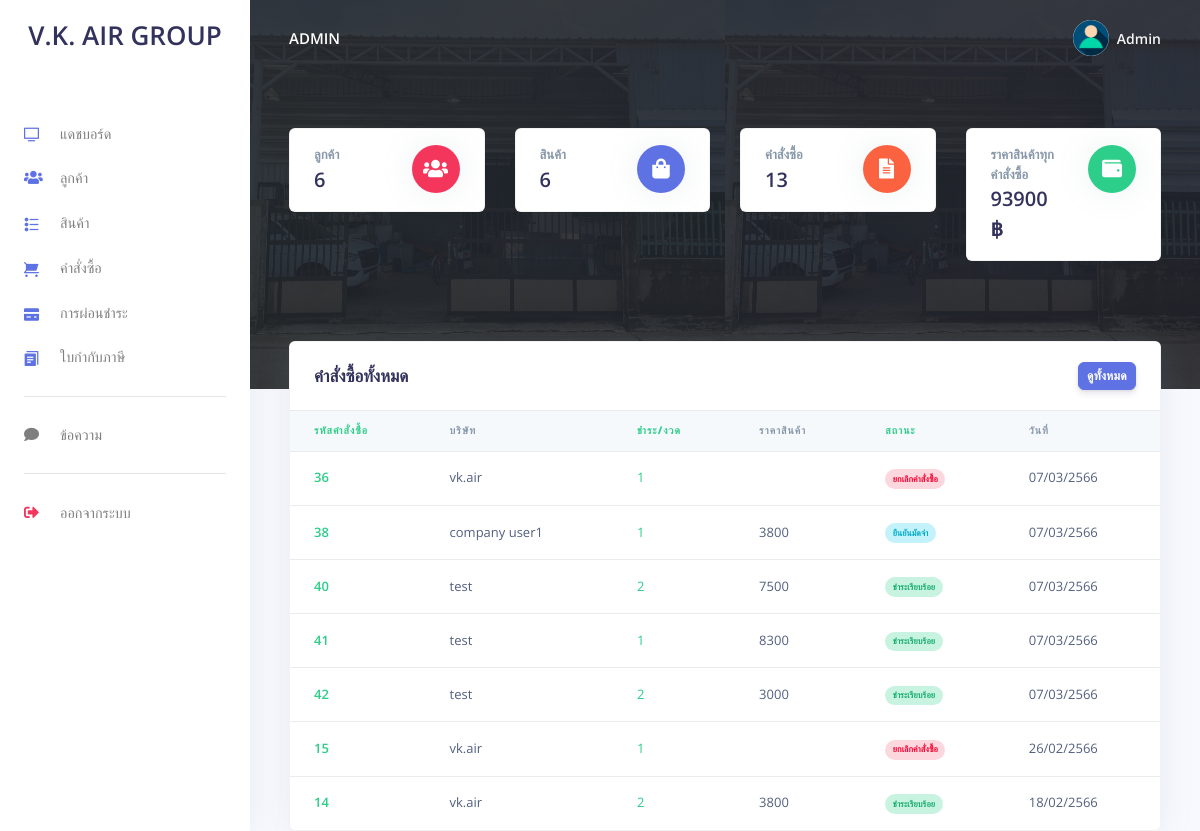
Page /admin/dashboard.php (signed in) on the committed database.
### tables this page shows
CREATE TABLE `users` (
  `user_id` int(11) NOT NULL,
  `unique_id` int(255) NOT NULL,
  `name` varchar(255) NOT NULL,
  `email` varchar(255) NOT NULL,
  `password` varchar(255) NOT NULL,
  `number` varchar(255) NOT NULL,
  `urole` varchar(255) NOT NULL
);

CREATE TABLE `orders` (
  `order_id` int(11) NOT NULL,
  `user_id` int(10) NOT NULL,
  `name` varchar(255) NOT NULL,
  `number` varchar(255) NOT NULL,
  `sub_district` varchar(255) NOT NULL,
  `district` varchar(255) NOT NULL,
  `province` varchar(255) NOT NULL,
  `postcode` varchar(255) NOT NULL,
  `details` varchar(255) DEFAULT NULL,
  `setup_date` varchar(255) NOT NULL,
  `pay_qty` varchar(50) NOT NULL,
  `order_date` date NOT NULL,
  `pay_status` varchar(255) NOT NULL,
  `paytotal` varchar(255) DEFAULT NULL,
  `file_admin` varchar(255) DEFAULT NULL,
  `file_user` varchar(255) DEFAULT NULL,
  `tax_invoice` varchar(255) DEFAULT NULL
);

### admin/partials/_analytics.php (called while the page is built, shortened)
<?php
$query = "SELECT COUNT(*) FROM `users` WHERE urole='user' ";
$stmt = $mysqli->prepare($query);
$stmt->execute();
$stmt->bind_result($customers);
$query = "SELECT COUNT(*) FROM orders ";
$stmt = $mysqli->prepare($query);
$stmt->execute();
$stmt->bind_result($orders);
$query = "SELECT COUNT(*) FROM `product` ";
$stmt = $mysqli->prepare($query);
$stmt->execute();
$stmt->bind_result($products);
$query = "SELECT SUM(paytotal) FROM orders ";
$stmt = $mysqli->prepare($query);
$stmt->execute();
$stmt->bind_result($sales);

### admin/dashboard.php (the view, shortened to what this page needs)
<?php
include('config/config.php');
require_once('partials/_head.php');
require_once('partials/_analytics.php');
?>
<body>
  <?php
  require_once('partials/_sidebar.php');
  ?>
  <div class="main-content">
    <?php
    require_once('partials/_topnav.php');
    ?>
    <div style="background-image: url(assets/img/theme/backgroundadmin.jpg); background-size: 50% 100%;" class="header  pb-8 pt-5 pt-md-8">
      <span class="mask bg-gradient-dark opacity-8"></span>
      <div class="container-fluid">
        <div class="header-body">
          <div class="row">
            <div class="col-xl-3 col-lg-6">
              <div class="card card-stats mb-4 mb-xl-0">
                <div class="card-body">
                  <div class="row">
                    <div class="col">
                      <h5 class="card-title text-uppercase text-muted mb-0">ลูกค้า</h5>
                      <span class="h2 font-weight-bold mb-0"><?php echo $customers; ?></span>
                    </div>
                    <div class="col-auto">
                      <div class="icon icon-shape bg-danger text-white rounded-circle shadow">
                        <i class="fas fa-users"></i>
                      </div>
                    </div>
                  </div>
                </div>
              </div>
            </div>
            <div class="col-xl-3 col-lg-6">
              <div class="card card-stats mb-4 mb-xl-0">
                <div class="card-body">
                  <div class="row">
                    <div class="col">
                      <h5 class="card-title text-uppercase text-muted mb-0">สินค้า</h5>
                      <span class="h2 font-weight-bold mb-0"><?php echo $products; ?></span>
                    </div>
                    <div class="col-auto">
                      <div class="icon icon-shape bg-primary text-white rounded-circle shadow">
                        <i class="fas fa-shopping-bag"></i>
                      </div>
                    </div>
                  </div>
                </div>
              </div>
            </div>
            <div class="col-xl-3 col-lg-6">
              <div class="card card-stats mb-4 mb-xl-0">
                <div class="card-body">
                  <div class="row">
                    <div class="col">
                      <h5 class="card-title text-uppercase text-muted mb-0">คำสั่งซื้อ</h5>
                      <span class="h2 font-weight-bold mb-0"><?php echo $orders; ?></span>
                    </div>
                    <div class="col-auto">
                      <div class="icon icon-shape bg-warning text-white rounded-circle shadow">
                        <i class="fas fa-file-alt"></i>
                      </div>
                    </div>
                  </div>
                </div>
              </div>
            </div>
            <div class="col-xl-3 col-lg-6">
              <div class="card card-stats mb-4 mb-xl-0">
                <div class="card-body">
                  <div class="row">
                    <div class="col">
                      <h5 class="card-title text-uppercase text-muted mb-0">ราคาสินค้าทุกคำสั่งซื้อ</h5>
                      <span class="h2 font-weight-bold mb-0"><?php echo $sales; ?> ฿</span>
                    </div>
                    <div class="col-auto">
                      <div class="icon icon-shape bg-green text-white rounded-circle shadow">
                        <i class="fas fa-wallet"></i>
                      </div>
                    </div>
                  </div>
                </div>
              </div>
            </div>
          </div>
        </div>
      </div>
    </div>
    <div class="container-fluid mt--7">
      <div class="row mt-5">
        <div class="col-xl-12 mb-5 mb-xl-0">
          <div class="card shadow">
            <div class="card-header border-0">
              <div class="row align-items-center">
                <div class="col">
                  <h3 class="mb-0">คำสั่งซื้อทั้งหมด</h3>
                </div>
                <div class="col text-right">
                  <a href="orders.php" class="btn btn-sm btn-primary">ดูทั้งหมด</a>
                </div>
              </div>
            </div>
            <div class="table-responsive">
              <table class="table align-items-center table-flush">
                <thead class="thead-light">
                  <tr>
                    <th class="text-success" scope="col"><b>รหัสคำสั่งซื้อ</b></th>
                    <th scope="col"><b>บริษัท</b></th>
                    <th class="text-success" scope="col"><b>ชำระ/งวด</b></th>
                    <th scope="col"><b>ราคาสินค้า</b></th>
                    <th class="text-success" scope="col"><b>สถานะ</b></th>
                    <th scope="col"><b>วันที่</b></th>
                  </tr>
                </thead>
                <tbody>
                  <?php
                  $ret = "SELECT * FROM  orders ORDER BY order_date DESC LIMIT 7 ";
                  $stmt = $mysqli->prepare($ret);
                  $stmt->execute();
                  $res = $stmt->get_result();
                  while ($order = $res->fetch_object()) {
                    $mydate = date('Y-m-d' , strtotime($order->order_date));
                    $year = date('Y' , strtotime($order->order_date));
                    $yearbuddhist = $year + 543;
                  ?>
                    <tr>
                      <th class="text-success" scope="row"><?php echo $order->order_id; ?></th>
                      <td><?php echo $order->name; ?></td>
                      <td class="text-success"><?php echo $order->pay_qty; ?></td>
                      <td><?php echo $order->paytotal; ?></td>
                      <td>
                        <?php if($order->pay_status == 'ชำระเรียบร้อย') { ?>
                          <span class="badge badge-pill badge-success"><?php echo $order->pay_status; ?></span>
                        <?php } else if($order->pay_status == 'ยกเลิกคำสั่งซื้อ') { ?>
                          <span class="badge badge-pill badge-danger"><?php echo $order->pay_status; ?></span>
                        <?php } else { ?>
                          <span class="badge badge-pill badge-info"><?php echo $order->pay_status; ?></span>
                        <?php } ?>
                      </td>
                      <td><?php echo date('d/m/', strtotime($mydate)).$yearbuddhist; ?></td>
                  <?php } ?>
                </tbody>
              </table>
            </div>
          </div>
        </div>
      </div>
    </div>
  </div>
</body>
</html>

### admin/partials/_sidebar.php (shortened to what this page needs)
<?php
$admin_id = $_SESSION['admin_login'];
$ret = "SELECT * FROM  users  WHERE user_id = '$admin_id'";
$stmt = $mysqli->prepare($ret);
$stmt->execute();
$res = $stmt->get_result();
while ($admin = $res->fetch_object()) {
?>
  <nav class="navbar navbar-vertical fixed-left navbar-expand-md navbar-light bg-white" id="sidenav-main">
    <div class="container-fluid">
      <a class="navbar-brand pt-0" href="dashboard.php">
        <h1>V.K. AIR GROUP</h1>
      </a>
      <div class="collapse navbar-collapse" id="sidenav-collapse-main">
        <ul class="navbar-nav">
          <li class="nav-item">
            <a class="nav-link" href="dashboard.php">
              <i class="ni ni-tv-2 text-primary"></i> แดชบอร์ด
            </a>
          </li>
          <li class="nav-item">
            <a class="nav-link" href="customes.php">
              <i class="fas fa-users text-primary"></i> ลูกค้า
            </a>
          </li>
          <li class="nav-item">
            <a class="nav-link" href="products.php">
              <i class="ni ni-bullet-list-67 text-primary"></i> สินค้า
            </a>
          </li>
          <li class="nav-item">
            <a class="nav-link" href="orders.php">
              <i class="ni ni-cart text-primary"></i> คำสั่งซื้อ
            </a>
          </li>
          <li class="nav-item">
            <a class="nav-link" href="installment.php">
              <i class="ni ni-credit-card text-primary"></i> การผ่อนชำระ
            </a>
          </li>
          <li class="nav-item">
            <a class="nav-link" href="taxinvoice.php">
              <i class="ni ni-single-copy-04 text-primary"></i> ใบกำกับภาษี
            </a>
          </li>
        </ul>
        <hr class="my-3">
        <ul class="navbar-nav">
          <li class="nav-item">
            <a class="nav-link" href="message.php">
              <i class="fa fa-comment"></i> ข้อความ
            </a>
          </li>
        </ul>
        <hr class="my-3">
        <ul class="navbar-nav mb-md-3">
          <li class="nav-item">
            <a class="nav-link" href="logout.php">
              <i class="fas fa-sign-out-alt text-danger"></i> ออกจากระบบ
            </a>
          </li>
        </ul>
      </div>
    </div>
  </nav>
<?php } ?>

### admin/partials/_topnav.php (shortened to what this page needs)
<?php
$admin_id = $_SESSION['admin_login'];
$ret = "SELECT * FROM  users  WHERE user_id = '$admin_id'";
$stmt = $mysqli->prepare($ret);
$stmt->execute();
$res = $stmt->get_result();
while ($admin = $res->fetch_object()) {
?>
    <nav class="navbar navbar-top navbar-expand-md navbar-dark" id="navbar-main">
        <div class="container-fluid">
            <a class="h4 mb-0 text-white text-uppercase d-none d-lg-inline-block" href="dashboard.php"><?php echo $admin->name; ?></a>
            <ul class="navbar-nav align-items-center d-none d-md-flex">
                <li class="nav-item dropdown">
                    <a class="nav-link pr-0" href="#" role="button" data-toggle="dropdown" aria-haspopup="true" aria-expanded="false">
                        <div class="media align-items-center">
                            <span class="avatar avatar-sm rounded-circle">
                                <img alt="Image placeholder" src="assets/img/theme/user-a-min.png">
                            </span>
                            <div class="media-body ml-2 d-none d-lg-block">
                                <span class="mb-0 text-sm  font-weight-bold"><?php echo $admin->name; ?></span>
                            </div>
                        </div>
                    </a>
                </li>
            </ul>
        </div>
    </nav>
<?php } ?>

### rows in the picture
users: name "ADMIN", name "Admin"
orders: order_id "36", name "vk.air", pay_qty "1", pay_status "ยกเลิกคำสั่งซื้อ", order_date "07/03/", order_date "2566"
orders: order_id "38", name "company user1", pay_qty "1", paytotal "3800", pay_status "ยืนยันมัดจำ", order_date "07/03/", order_date "2566"
orders: order_id "40", name "test", pay_qty "2", paytotal "7500", pay_status "ชำระเรียบร้อย", order_date "07/03/", order_date "2566"
orders: order_id "41", name "test", pay_qty "1", paytotal "8300", pay_status "ชำระเรียบร้อย", order_date "07/03/", order_date "2566"
orders: order_id "42", name "test", pay_qty "2", paytotal "3000", pay_status "ชำระเรียบร้อย", order_date "07/03/", order_date "2566"
orders: order_id "15", name "vk.air", pay_qty "1", pay_status "ยกเลิกคำสั่งซื้อ", order_date "26/02/", order_date "2566"
orders: order_id "14", name "vk.air", pay_qty "2", paytotal "3800", pay_status "ชำระเรียบร้อย", order_date "18/02/", order_date "2566"

### other values in the picture
$customers "6"
$products "6"
$orders "13"
$sales "93900"
